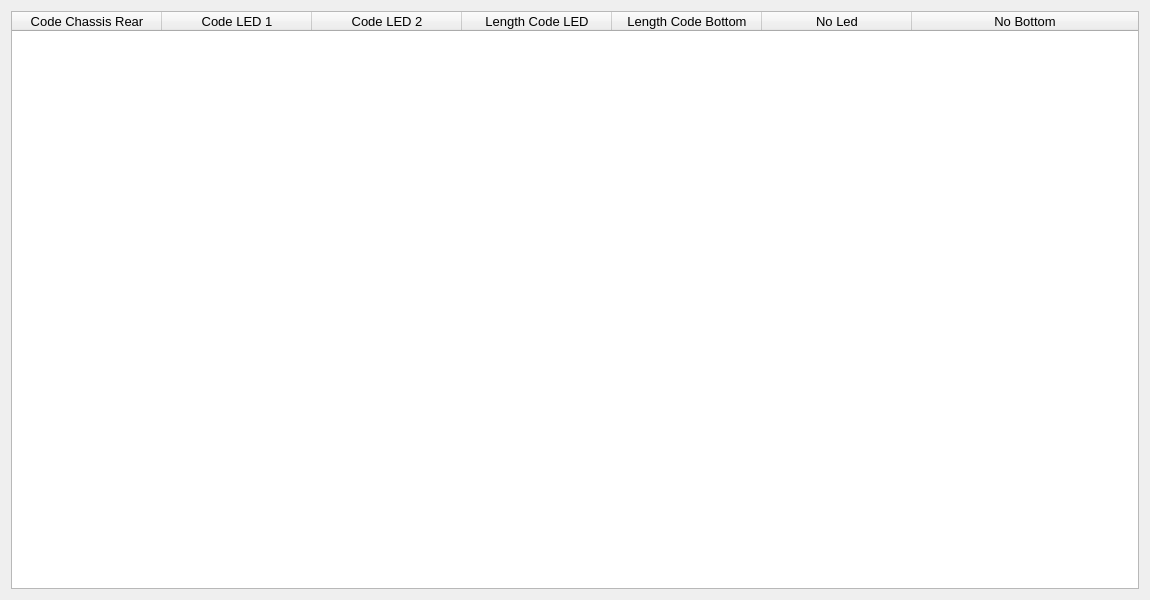
<?xml version="1.0" encoding="UTF-8"?>
<ui version="4.0">
 <class>MappingWindow</class>
 <widget class="QDialog" name="MappingWindow">
  <property name="geometry"><rect><x>0</x><y>0</y><width>1150</width><height>600</height></rect></property>
  <property name="windowTitle"><string>Mapping</string></property>
  <layout class="QVBoxLayout" name="verticalLayoutRoot">
   <item>
    <widget class="QTableWidget" name="tableWidgetMapping">
     <property name="font"><font><pointsize>10</pointsize></font></property>
     <property name="selectionBehavior"><enum>QAbstractItemView::SelectRows</enum></property>
     <property name="selectionMode"><enum>QAbstractItemView::SingleSelection</enum></property>
     <property name="editTriggers"><set>QAbstractItemView::NoEditTriggers</set></property>
     <attribute name="horizontalHeaderDefaultSectionSize"><number>150</number></attribute>
     <attribute name="horizontalHeaderStretchLastSection"><bool>true</bool></attribute>
     <column><property name="text"><string>Code Chassis Rear</string></property></column>
     <column><property name="text"><string>Code LED 1</string></property></column>
     <column><property name="text"><string>Code LED 2</string></property></column>
     <column><property name="text"><string>Length Code LED</string></property></column>
     <column><property name="text"><string>Length Code Bottom</string></property></column>
     <column><property name="text"><string>No Led</string></property></column>
     <column><property name="text"><string>No Bottom</string></property></column>
    </widget>
   </item>
  </layout>
 </widget>
 <resources/>
 <connections/>
</ui>
